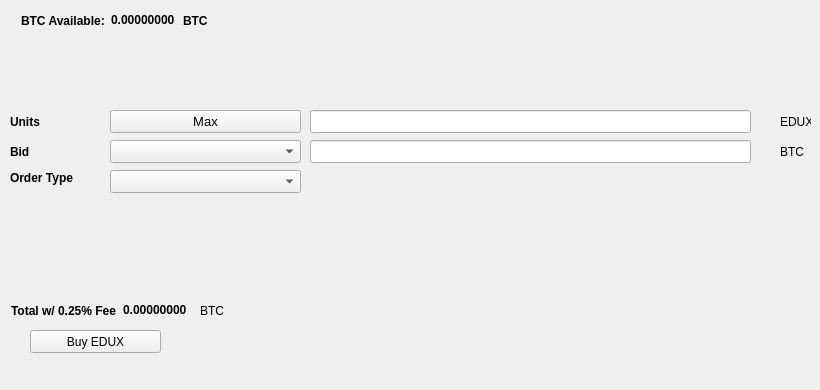
   <widget class="QWidget" name="BuyTab">
    <attribute name="title">
     <string>Buy</string>
    </attribute>
    <widget class="QPushButton" name="BuyEDUX">
     <property name="geometry">
      <rect>
       <x>30</x>
       <y>330</y>
       <width>131</width>
       <height>23</height>
      </rect>
     </property>
     <property name="text">
      <string>Buy EDUX</string>
     </property>
     <property name="icon">
      <iconset resource="../edux.qrc">
       <normaloff>:/icons/bitcoin</normaloff>:/icons/bitcoin</iconset>
     </property>
    </widget>
    <widget class="QLabel" name="label_3">
     <property name="geometry">
      <rect>
       <x>10</x>
       <y>110</y>
       <width>46</width>
       <height>23</height>
      </rect>
     </property>
     <property name="font">
      <font>
       <weight>75</weight>
       <bold>true</bold>
      </font>
     </property>
     <property name="text">
      <string>Units</string>
     </property>
    </widget>
    <widget class="QLineEdit" name="UnitsInput">
     <property name="geometry">
      <rect>
       <x>310</x>
       <y>110</y>
       <width>441</width>
       <height>23</height>
      </rect>
     </property>
     <property name="font">
      <font>
       <pointsize>9</pointsize>
       <weight>75</weight>
       <bold>true</bold>
      </font>
     </property>
    </widget>
    <widget class="QLineEdit" name="BuyBidPriceEdit">
     <property name="geometry">
      <rect>
       <x>310</x>
       <y>140</y>
       <width>441</width>
       <height>23</height>
      </rect>
     </property>
     <property name="font">
      <font>
       <pointsize>9</pointsize>
       <weight>75</weight>
       <bold>true</bold>
      </font>
     </property>
    </widget>
    <widget class="QLabel" name="label_4">
     <property name="geometry">
      <rect>
       <x>780</x>
       <y>110</y>
       <width>31</width>
       <height>23</height>
      </rect>
     </property>
     <property name="text">
      <string>EDUX</string>
     </property>
    </widget>
    <widget class="QLabel" name="label_5">
     <property name="geometry">
      <rect>
       <x>780</x>
       <y>140</y>
       <width>31</width>
       <height>23</height>
      </rect>
     </property>
     <property name="text">
      <string>BTC</string>
     </property>
    </widget>
    <widget class="QLabel" name="label_6">
     <property name="geometry">
      <rect>
       <x>10</x>
       <y>140</y>
       <width>46</width>
       <height>23</height>
      </rect>
     </property>
     <property name="font">
      <font>
       <weight>75</weight>
       <bold>true</bold>
      </font>
     </property>
     <property name="text">
      <string>Bid</string>
     </property>
    </widget>
    <widget class="QLabel" name="label_7">
     <property name="geometry">
      <rect>
       <x>10</x>
       <y>170</y>
       <width>91</width>
       <height>16</height>
      </rect>
     </property>
     <property name="font">
      <font>
       <weight>75</weight>
       <bold>true</bold>
      </font>
     </property>
     <property name="text">
      <string>Order Type</string>
     </property>
    </widget>
    <widget class="QPushButton" name="Buy_Max_Amount">
     <property name="geometry">
      <rect>
       <x>110</x>
       <y>110</y>
       <width>191</width>
       <height>23</height>
      </rect>
     </property>
     <property name="font">
      <font>
       <pointsize>10</pointsize>
      </font>
     </property>
     <property name="text">
      <string>Max</string>
     </property>
    </widget>
    <widget class="QComboBox" name="BuyBidcomboBox">
     <property name="geometry">
      <rect>
       <x>110</x>
       <y>140</y>
       <width>191</width>
       <height>23</height>
      </rect>
     </property>
     <property name="font">
      <font>
       <pointsize>10</pointsize>
      </font>
     </property>
    </widget>
    <widget class="QComboBox" name="buyOrdertypeCombo">
     <property name="geometry">
      <rect>
       <x>110</x>
       <y>170</y>
       <width>191</width>
       <height>23</height>
      </rect>
     </property>
     <property name="font">
      <font>
       <pointsize>10</pointsize>
      </font>
     </property>
    </widget>
    <widget class="QWidget" name="layoutWidget1">
     <property name="geometry">
      <rect>
       <x>21</x>
       <y>11</y>
       <width>227</width>
       <height>19</height>
      </rect>
     </property>
     <layout class="QHBoxLayout" name="horizontalLayout_3">
      <item>
       <widget class="QLabel" name="label232">
        <property name="font">
         <font>
          <weight>75</weight>
          <bold>true</bold>
         </font>
        </property>
        <property name="text">
         <string>BTC Available:</string>
        </property>
       </widget>
      </item>
      <item>
       <widget class="QLabel" name="BtcAvailableLbl">
        <property name="palette">
         <palette>
          <active>
           <colorrole role="WindowText">
            <brush brushstyle="SolidPattern">
             <color alpha="255">
              <red>0</red>
              <green>0</green>
              <blue>0</blue>
             </color>
            </brush>
           </colorrole>
           <colorrole role="Button">
            <brush brushstyle="SolidPattern">
             <color alpha="255">
              <red>0</red>
              <green>170</green>
              <blue>0</blue>
             </color>
            </brush>
           </colorrole>
           <colorrole role="Light">
            <brush brushstyle="SolidPattern">
             <color alpha="255">
              <red>0</red>
              <green>255</green>
              <blue>0</blue>
             </color>
            </brush>
           </colorrole>
           <colorrole role="Midlight">
            <brush brushstyle="SolidPattern">
             <color alpha="255">
              <red>0</red>
              <green>212</green>
              <blue>0</blue>
             </color>
            </brush>
           </colorrole>
           <colorrole role="Dark">
            <brush brushstyle="SolidPattern">
             <color alpha="255">
              <red>0</red>
              <green>85</green>
              <blue>0</blue>
             </color>
            </brush>
           </colorrole>
           <colorrole role="Mid">
            <brush brushstyle="SolidPattern">
             <color alpha="255">
              <red>0</red>
              <green>113</green>
              <blue>0</blue>
             </color>
            </brush>
           </colorrole>
           <colorrole role="Text">
            <brush brushstyle="SolidPattern">
             <color alpha="255">
              <red>0</red>
              <green>170</green>
              <blue>0</blue>
             </color>
            </brush>
           </colorrole>
           <colorrole role="BrightText">
            <brush brushstyle="SolidPattern">
             <color alpha="255">
              <red>255</red>
              <green>255</green>
              <blue>255</blue>
             </color>
            </brush>
           </colorrole>
           <colorrole role="ButtonText">
            <brush brushstyle="SolidPattern">
             <color alpha="255">
              <red>0</red>
              <green>0</green>
              <blue>0</blue>
             </color>
            </brush>
           </colorrole>
           <colorrole role="Base">
            <brush brushstyle="SolidPattern">
             <color alpha="255">
              <red>255</red>
              <green>255</green>
              <blue>255</blue>
             </color>
            </brush>
           </colorrole>
           <colorrole role="Window">
            <brush brushstyle="SolidPattern">
             <color alpha="255">
              <red>0</red>
              <green>170</green>
              <blue>0</blue>
             </color>
            </brush>
           </colorrole>
           <colorrole role="Shadow">
            <brush brushstyle="SolidPattern">
             <color alpha="255">
              <red>0</red>
              <green>0</green>
              <blue>0</blue>
             </color>
            </brush>
           </colorrole>
           <colorrole role="AlternateBase">
            <brush brushstyle="SolidPattern">
             <color alpha="255">
              <red>127</red>
              <green>212</green>
              <blue>127</blue>
             </color>
            </brush>
           </colorrole>
           <colorrole role="ToolTipBase">
            <brush brushstyle="SolidPattern">
             <color alpha="255">
              <red>255</red>
              <green>255</green>
              <blue>220</blue>
             </color>
            </brush>
           </colorrole>
           <colorrole role="ToolTipText">
            <brush brushstyle="SolidPattern">
             <color alpha="255">
              <red>0</red>
              <green>0</green>
              <blue>0</blue>
             </color>
            </brush>
           </colorrole>
          </active>
          <inactive>
           <colorrole role="WindowText">
            <brush brushstyle="SolidPattern">
             <color alpha="255">
              <red>0</red>
              <green>0</green>
              <blue>0</blue>
             </color>
            </brush>
           </colorrole>
           <colorrole role="Button">
            <brush brushstyle="SolidPattern">
             <color alpha="255">
              <red>0</red>
              <green>170</green>
              <blue>0</blue>
             </color>
            </brush>
           </colorrole>
           <colorrole role="Light">
            <brush brushstyle="SolidPattern">
             <color alpha="255">
              <red>0</red>
              <green>255</green>
              <blue>0</blue>
             </color>
            </brush>
           </colorrole>
           <colorrole role="Midlight">
            <brush brushstyle="SolidPattern">
             <color alpha="255">
              <red>0</red>
              <green>212</green>
              <blue>0</blue>
             </color>
            </brush>
           </colorrole>
           <colorrole role="Dark">
            <brush brushstyle="SolidPattern">
             <color alpha="255">
              <red>0</red>
              <green>85</green>
              <blue>0</blue>
             </color>
            </brush>
           </colorrole>
           <colorrole role="Mid">
            <brush brushstyle="SolidPattern">
             <color alpha="255">
              <red>0</red>
              <green>113</green>
              <blue>0</blue>
             </color>
            </brush>
           </colorrole>
           <colorrole role="Text">
            <brush brushstyle="SolidPattern">
             <color alpha="255">
              <red>0</red>
              <green>170</green>
              <blue>0</blue>
             </color>
            </brush>
           </colorrole>
           <colorrole role="BrightText">
            <brush brushstyle="SolidPattern">
             <color alpha="255">
              <red>255</red>
              <green>255</green>
              <blue>255</blue>
             </color>
            </brush>
           </colorrole>
           <colorrole role="ButtonText">
            <brush brushstyle="SolidPattern">
             <color alpha="255">
              <red>0</red>
              <green>0</green>
              <blue>0</blue>
             </color>
            </brush>
           </colorrole>
           <colorrole role="Base">
            <brush brushstyle="SolidPattern">
             <color alpha="255">
              <red>255</red>
              <green>255</green>
              <blue>255</blue>
             </color>
            </brush>
           </colorrole>
           <colorrole role="Window">
            <brush brushstyle="SolidPattern">
             <color alpha="255">
              <red>0</red>
              <green>170</green>
              <blue>0</blue>
             </color>
            </brush>
           </colorrole>
           <colorrole role="Shadow">
            <brush brushstyle="SolidPattern">
             <color alpha="255">
              <red>0</red>
              <green>0</green>
              <blue>0</blue>
             </color>
            </brush>
           </colorrole>
           <colorrole role="AlternateBase">
            <brush brushstyle="SolidPattern">
             <color alpha="255">
              <red>127</red>
              <green>212</green>
              <blue>127</blue>
             </color>
            </brush>
           </colorrole>
           <colorrole role="ToolTipBase">
            <brush brushstyle="SolidPattern">
             <color alpha="255">
              <red>255</red>
              <green>255</green>
              <blue>220</blue>
             </color>
            </brush>
           </colorrole>
           <colorrole role="ToolTipText">
            <brush brushstyle="SolidPattern">
             <color alpha="255">
              <red>0</red>
              <green>0</green>
              <blue>0</blue>
             </color>
            </brush>
           </colorrole>
          </inactive>
          <disabled>
           <colorrole role="WindowText">
            <brush brushstyle="SolidPattern">
             <color alpha="255">
              <red>0</red>
              <green>85</green>
              <blue>0</blue>
             </color>
            </brush>
           </colorrole>
           <colorrole role="Button">
            <brush brushstyle="SolidPattern">
             <color alpha="255">
              <red>0</red>
              <green>170</green>
              <blue>0</blue>
             </color>
            </brush>
           </colorrole>
           <colorrole role="Light">
            <brush brushstyle="SolidPattern">
             <color alpha="255">
              <red>0</red>
              <green>255</green>
              <blue>0</blue>
             </color>
            </brush>
           </colorrole>
           <colorrole role="Midlight">
            <brush brushstyle="SolidPattern">
             <color alpha="255">
              <red>0</red>
              <green>212</green>
              <blue>0</blue>
             </color>
            </brush>
           </colorrole>
           <colorrole role="Dark">
            <brush brushstyle="SolidPattern">
             <color alpha="255">
              <red>0</red>
              <green>85</green>
              <blue>0</blue>
             </color>
            </brush>
           </colorrole>
           <colorrole role="Mid">
            <brush brushstyle="SolidPattern">
             <color alpha="255">
              <red>0</red>
              <green>113</green>
              <blue>0</blue>
             </color>
            </brush>
           </colorrole>
           <colorrole role="Text">
            <brush brushstyle="SolidPattern">
             <color alpha="255">
              <red>0</red>
              <green>85</green>
              <blue>0</blue>
             </color>
            </brush>
           </colorrole>
           <colorrole role="BrightText">
            <brush brushstyle="SolidPattern">
             <color alpha="255">
              <red>255</red>
              <green>255</green>
              <blue>255</blue>
             </color>
            </brush>
           </colorrole>
           <colorrole role="ButtonText">
            <brush brushstyle="SolidPattern">
             <color alpha="255">
              <red>0</red>
              <green>85</green>
              <blue>0</blue>
             </color>
            </brush>
           </colorrole>
           <colorrole role="Base">
            <brush brushstyle="SolidPattern">
             <color alpha="255">
              <red>0</red>
              <green>170</green>
              <blue>0</blue>
             </color>
            </brush>
           </colorrole>
           <colorrole role="Window">
            <brush brushstyle="SolidPattern">
             <color alpha="255">
              <red>0</red>
              <green>170</green>
              <blue>0</blue>
             </color>
            </brush>
           </colorrole>
           <colorrole role="Shadow">
            <brush brushstyle="SolidPattern">
             <color alpha="255">
              <red>0</red>
              <green>0</green>
              <blue>0</blue>
             </color>
            </brush>
           </colorrole>
           <colorrole role="AlternateBase">
            <brush brushstyle="SolidPattern">
             <color alpha="255">
              <red>0</red>
              <green>170</green>
              <blue>0</blue>
             </color>
            </brush>
           </colorrole>
           <colorrole role="ToolTipBase">
            <brush brushstyle="SolidPattern">
             <color alpha="255">
              <red>255</red>
              <green>255</green>
              <blue>220</blue>
             </color>
            </brush>
           </colorrole>
           <colorrole role="ToolTipText">
            <brush brushstyle="SolidPattern">
             <color alpha="255">
              <red>0</red>
              <green>0</green>
              <blue>0</blue>
             </color>
            </brush>
           </colorrole>
          </disabled>
         </palette>
        </property>
        <property name="font">
         <font>
          <weight>75</weight>
          <bold>true</bold>
         </font>
        </property>
        <property name="text">
         <string>0.00000000</string>
        </property>
        <property name="textInteractionFlags">
         <set>Qt::LinksAccessibleByMouse|Qt::TextSelectableByKeyboard|Qt::TextSelectableByMouse</set>
        </property>
       </widget>
      </item>
      <item>
       <widget class="QLabel" name="BtcAvailableLbl_2">
        <property name="font">
         <font>
          <weight>75</weight>
          <bold>true</bold>
         </font>
        </property>
        <property name="text">
         <string>BTC</string>
        </property>
       </widget>
      </item>
     </layout>
    </widget>
    <widget class="QWidget" name="layoutWidge2">
     <property name="geometry">
      <rect>
       <x>11</x>
       <y>301</y>
       <width>259</width>
       <height>19</height>
      </rect>
     </property>
     <layout class="QHBoxLayout" name="horizontalLayout_4">
      <item>
       <widget class="QLabel" name="label_9">
        <property name="font">
         <font>
          <weight>75</weight>
          <bold>true</bold>
         </font>
        </property>
        <property name="text">
         <string>Total w/ 0.25% Fee</string>
        </property>
       </widget>
      </item>
      <item>
       <widget class="QLabel" name="BuyCostLabel">
        <property name="palette">
         <palette>
          <active>
           <colorrole role="WindowText">
            <brush brushstyle="SolidPattern">
             <color alpha="255">
              <red>0</red>
              <green>0</green>
              <blue>0</blue>
             </color>
            </brush>
           </colorrole>
           <colorrole role="Button">
            <brush brushstyle="SolidPattern">
             <color alpha="255">
              <red>0</red>
              <green>170</green>
              <blue>0</blue>
             </color>
            </brush>
           </colorrole>
           <colorrole role="Light">
            <brush brushstyle="SolidPattern">
             <color alpha="255">
              <red>0</red>
              <green>255</green>
              <blue>0</blue>
             </color>
            </brush>
           </colorrole>
           <colorrole role="Midlight">
            <brush brushstyle="SolidPattern">
             <color alpha="255">
              <red>0</red>
              <green>212</green>
              <blue>0</blue>
             </color>
            </brush>
           </colorrole>
           <colorrole role="Dark">
            <brush brushstyle="SolidPattern">
             <color alpha="255">
              <red>0</red>
              <green>85</green>
              <blue>0</blue>
             </color>
            </brush>
           </colorrole>
           <colorrole role="Mid">
            <brush brushstyle="SolidPattern">
             <color alpha="255">
              <red>0</red>
              <green>113</green>
              <blue>0</blue>
             </color>
            </brush>
           </colorrole>
           <colorrole role="Text">
            <brush brushstyle="SolidPattern">
             <color alpha="255">
              <red>0</red>
              <green>170</green>
              <blue>0</blue>
             </color>
            </brush>
           </colorrole>
           <colorrole role="BrightText">
            <brush brushstyle="SolidPattern">
             <color alpha="255">
              <red>255</red>
              <green>255</green>
              <blue>255</blue>
             </color>
            </brush>
           </colorrole>
           <colorrole role="ButtonText">
            <brush brushstyle="SolidPattern">
             <color alpha="255">
              <red>0</red>
              <green>0</green>
              <blue>0</blue>
             </color>
            </brush>
           </colorrole>
           <colorrole role="Base">
            <brush brushstyle="SolidPattern">
             <color alpha="255">
              <red>255</red>
              <green>255</green>
              <blue>255</blue>
             </color>
            </brush>
           </colorrole>
           <colorrole role="Window">
            <brush brushstyle="SolidPattern">
             <color alpha="255">
              <red>0</red>
              <green>170</green>
              <blue>0</blue>
             </color>
            </brush>
           </colorrole>
           <colorrole role="Shadow">
            <brush brushstyle="SolidPattern">
             <color alpha="255">
              <red>0</red>
              <green>0</green>
              <blue>0</blue>
             </color>
            </brush>
           </colorrole>
           <colorrole role="AlternateBase">
            <brush brushstyle="SolidPattern">
             <color alpha="255">
              <red>127</red>
              <green>212</green>
              <blue>127</blue>
             </color>
            </brush>
           </colorrole>
           <colorrole role="ToolTipBase">
            <brush brushstyle="SolidPattern">
             <color alpha="255">
              <red>255</red>
              <green>255</green>
              <blue>220</blue>
             </color>
            </brush>
           </colorrole>
           <colorrole role="ToolTipText">
            <brush brushstyle="SolidPattern">
             <color alpha="255">
              <red>0</red>
              <green>0</green>
              <blue>0</blue>
             </color>
            </brush>
           </colorrole>
          </active>
          <inactive>
           <colorrole role="WindowText">
            <brush brushstyle="SolidPattern">
             <color alpha="255">
              <red>0</red>
              <green>0</green>
              <blue>0</blue>
             </color>
            </brush>
           </colorrole>
           <colorrole role="Button">
            <brush brushstyle="SolidPattern">
             <color alpha="255">
              <red>0</red>
              <green>170</green>
              <blue>0</blue>
             </color>
            </brush>
           </colorrole>
           <colorrole role="Light">
            <brush brushstyle="SolidPattern">
             <color alpha="255">
              <red>0</red>
              <green>255</green>
              <blue>0</blue>
             </color>
            </brush>
           </colorrole>
           <colorrole role="Midlight">
            <brush brushstyle="SolidPattern">
             <color alpha="255">
              <red>0</red>
              <green>212</green>
              <blue>0</blue>
             </color>
            </brush>
           </colorrole>
           <colorrole role="Dark">
            <brush brushstyle="SolidPattern">
             <color alpha="255">
              <red>0</red>
              <green>85</green>
              <blue>0</blue>
             </color>
            </brush>
           </colorrole>
           <colorrole role="Mid">
            <brush brushstyle="SolidPattern">
             <color alpha="255">
              <red>0</red>
              <green>113</green>
              <blue>0</blue>
             </color>
            </brush>
           </colorrole>
           <colorrole role="Text">
            <brush brushstyle="SolidPattern">
             <color alpha="255">
              <red>0</red>
              <green>170</green>
              <blue>0</blue>
             </color>
            </brush>
           </colorrole>
           <colorrole role="BrightText">
            <brush brushstyle="SolidPattern">
             <color alpha="255">
              <red>255</red>
              <green>255</green>
              <blue>255</blue>
             </color>
            </brush>
           </colorrole>
           <colorrole role="ButtonText">
            <brush brushstyle="SolidPattern">
             <color alpha="255">
              <red>0</red>
              <green>0</green>
              <blue>0</blue>
             </color>
            </brush>
           </colorrole>
           <colorrole role="Base">
            <brush brushstyle="SolidPattern">
             <color alpha="255">
              <red>255</red>
              <green>255</green>
              <blue>255</blue>
             </color>
            </brush>
           </colorrole>
           <colorrole role="Window">
            <brush brushstyle="SolidPattern">
             <color alpha="255">
              <red>0</red>
              <green>170</green>
              <blue>0</blue>
             </color>
            </brush>
           </colorrole>
           <colorrole role="Shadow">
            <brush brushstyle="SolidPattern">
             <color alpha="255">
              <red>0</red>
              <green>0</green>
              <blue>0</blue>
             </color>
            </brush>
           </colorrole>
           <colorrole role="AlternateBase">
            <brush brushstyle="SolidPattern">
             <color alpha="255">
              <red>127</red>
              <green>212</green>
              <blue>127</blue>
             </color>
            </brush>
           </colorrole>
           <colorrole role="ToolTipBase">
            <brush brushstyle="SolidPattern">
             <color alpha="255">
              <red>255</red>
              <green>255</green>
              <blue>220</blue>
             </color>
            </brush>
           </colorrole>
           <colorrole role="ToolTipText">
            <brush brushstyle="SolidPattern">
             <color alpha="255">
              <red>0</red>
              <green>0</green>
              <blue>0</blue>
             </color>
            </brush>
           </colorrole>
          </inactive>
          <disabled>
           <colorrole role="WindowText">
            <brush brushstyle="SolidPattern">
             <color alpha="255">
              <red>0</red>
              <green>85</green>
              <blue>0</blue>
             </color>
            </brush>
           </colorrole>
           <colorrole role="Button">
            <brush brushstyle="SolidPattern">
             <color alpha="255">
              <red>0</red>
              <green>170</green>
              <blue>0</blue>
             </color>
            </brush>
           </colorrole>
           <colorrole role="Light">
            <brush brushstyle="SolidPattern">
             <color alpha="255">
              <red>0</red>
              <green>255</green>
              <blue>0</blue>
             </color>
            </brush>
           </colorrole>
           <colorrole role="Midlight">
            <brush brushstyle="SolidPattern">
             <color alpha="255">
              <red>0</red>
              <green>212</green>
              <blue>0</blue>
             </color>
            </brush>
           </colorrole>
           <colorrole role="Dark">
            <brush brushstyle="SolidPattern">
             <color alpha="255">
              <red>0</red>
              <green>85</green>
              <blue>0</blue>
             </color>
            </brush>
           </colorrole>
           <colorrole role="Mid">
            <brush brushstyle="SolidPattern">
             <color alpha="255">
              <red>0</red>
              <green>113</green>
              <blue>0</blue>
             </color>
            </brush>
           </colorrole>
           <colorrole role="Text">
            <brush brushstyle="SolidPattern">
             <color alpha="255">
              <red>0</red>
              <green>85</green>
              <blue>0</blue>
             </color>
            </brush>
           </colorrole>
           <colorrole role="BrightText">
            <brush brushstyle="SolidPattern">
             <color alpha="255">
              <red>255</red>
              <green>255</green>
              <blue>255</blue>
             </color>
            </brush>
           </colorrole>
           <colorrole role="ButtonText">
            <brush brushstyle="SolidPattern">
             <color alpha="255">
              <red>0</red>
              <green>85</green>
              <blue>0</blue>
             </color>
            </brush>
           </colorrole>
           <colorrole role="Base">
            <brush brushstyle="SolidPattern">
             <color alpha="255">
              <red>0</red>
              <green>170</green>
              <blue>0</blue>
             </color>
            </brush>
           </colorrole>
           <colorrole role="Window">
            <brush brushstyle="SolidPattern">
             <color alpha="255">
              <red>0</red>
              <green>170</green>
              <blue>0</blue>
             </color>
            </brush>
           </colorrole>
           <colorrole role="Shadow">
            <brush brushstyle="SolidPattern">
             <color alpha="255">
              <red>0</red>
              <green>0</green>
              <blue>0</blue>
             </color>
            </brush>
           </colorrole>
           <colorrole role="AlternateBase">
            <brush brushstyle="SolidPattern">
             <color alpha="255">
              <red>0</red>
              <green>170</green>
              <blue>0</blue>
             </color>
            </brush>
           </colorrole>
           <colorrole role="ToolTipBase">
            <brush brushstyle="SolidPattern">
             <color alpha="255">
              <red>255</red>
              <green>255</green>
              <blue>220</blue>
             </color>
            </brush>
           </colorrole>
           <colorrole role="ToolTipText">
            <brush brushstyle="SolidPattern">
             <color alpha="255">
              <red>0</red>
              <green>0</green>
              <blue>0</blue>
             </color>
            </brush>
           </colorrole>
          </disabled>
         </palette>
        </property>
        <property name="font">
         <font>
          <weight>75</weight>
          <bold>true</bold>
         </font>
        </property>
        <property name="autoFillBackground">
         <bool>false</bool>
        </property>
        <property name="text">
         <string>0.00000000</string>
        </property>
        <property name="textInteractionFlags">
         <set>Qt::LinksAccessibleByMouse|Qt::TextSelectableByMouse</set>
        </property>
       </widget>
      </item>
      <item>
       <widget class="QLabel" name="label_10">
        <property name="font">
         <font>
          <weight>50</weight>
          <bold>false</bold>
         </font>
        </property>
        <property name="text">
         <string>BTC</string>
        </property>
       </widget>
      </item>
     </layout>
    </widget>
    <widget class="QLabel" name="label_24">
     <property name="geometry">
      <rect>
       <x>460</x>
       <y>300</y>
       <width>281</width>
       <height>81</height>
      </rect>
     </property>
     <property name="text">
      <string/>
     </property>
     <property name="pixmap">
      <pixmap>:/images/bittrex</pixmap>
     </property>
    </widget>
   </widget>
